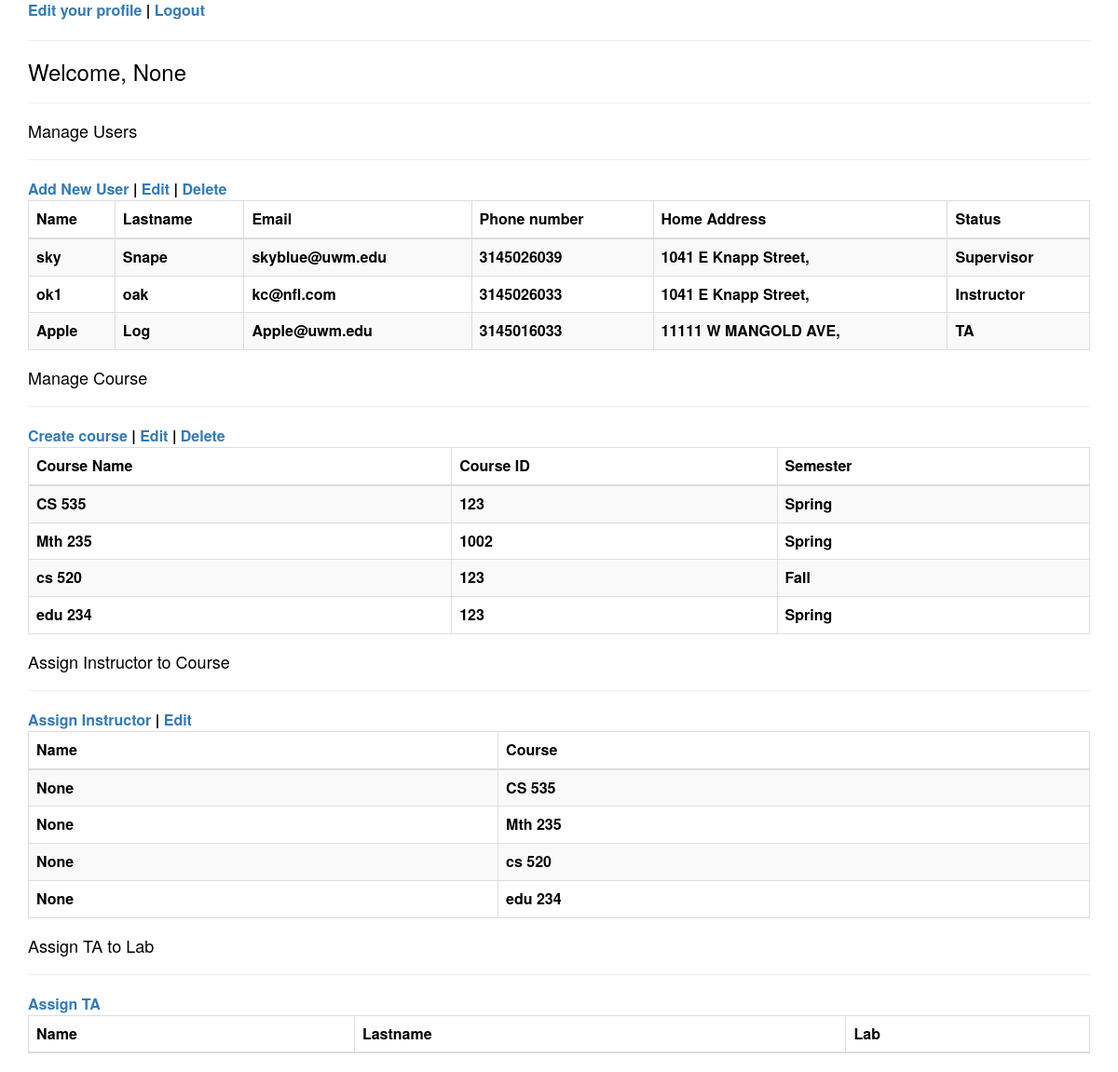
Before: /supervisor/ with the older database file.
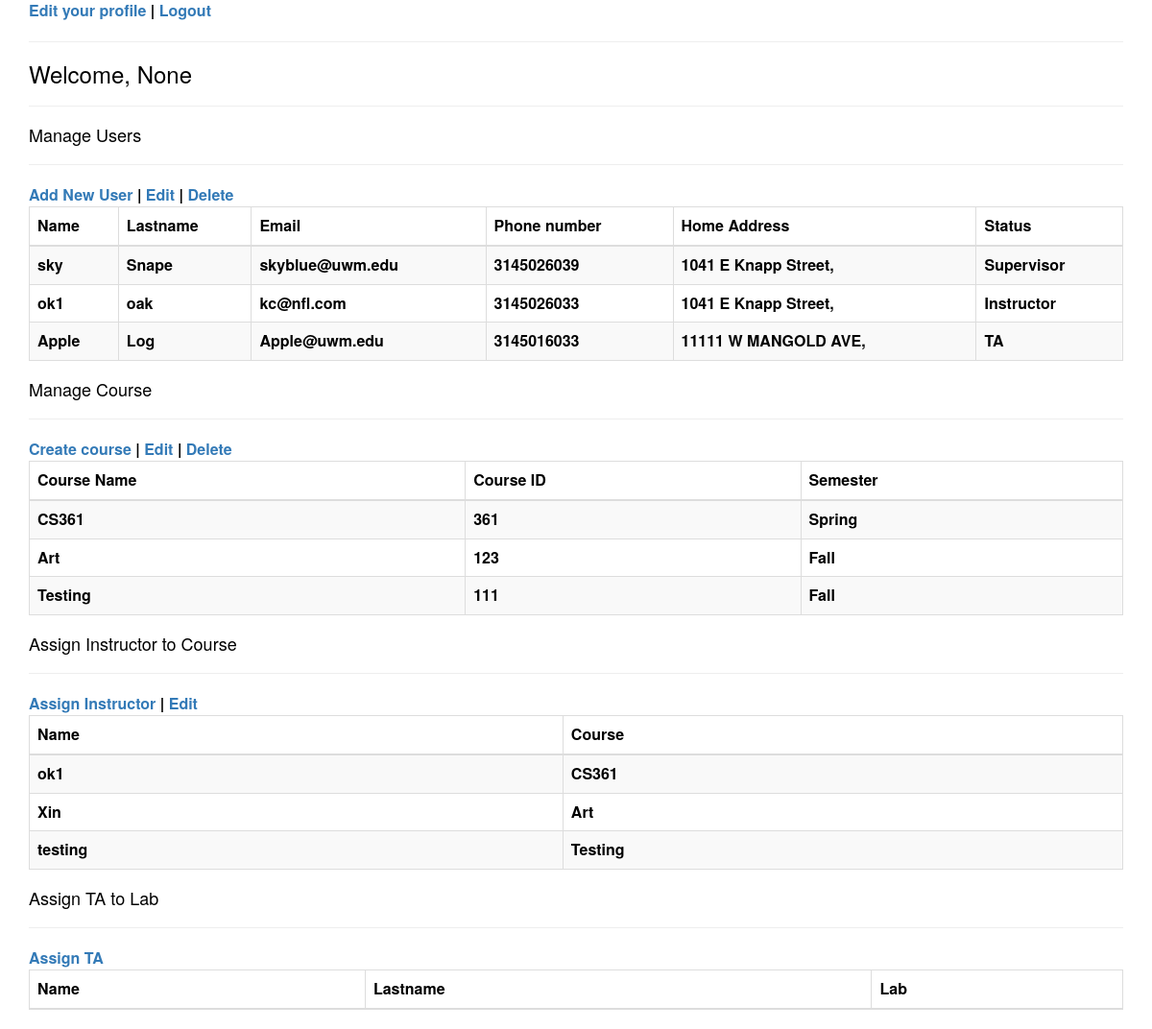
After: the same page with the newer database file.
### TA_Scheduler/models.py (models this page shows)
class Account(models.Model):
    name = models.CharField(max_length=20, null=True)
    lastname = models.CharField(max_length=20, null=True)
    email = models.EmailField(max_length=254, null=True)
    phone_number = models.IntegerField(null=True)
    home_address = models.CharField(max_length=100, null=True)
    password = models.CharField(max_length=20, default="123")
    status = models.CharField(max_length=20, null=True)

class Course(models.Model):
    name = models.CharField(max_length=30)
    cId = models.IntegerField(null=True)
    semester = models.CharField(max_length=20, null=True)
    instructor_name = models.CharField(max_length=20, null=True)

### TA_Scheduler/views.py (the view)
# urls.py: path('supervisor/', AdminView.as_view(), name='supervisor'),
class AdminView(View):
    def get(self, request):
        return render(request, 'AdminP.html', {"accounts": Account.objects.all(),
                                               "courses": Course.objects.all(),
                                               "name": request.session.get("username")})

### templates/AdminP.html (shortened to what this page needs)
<!DOCTYPE html>
<html>
<head>
	<link rel="stylesheet" href="https://maxcdn.bootstrapcdn.com/bootstrap/3.3.5/css/bootstrap.min.css">
</head>
<body>
<div class="container">
	<a href=" ">Edit your profile</a> | <a href="/">Logout</a>
	<hr>
	<h3>Welcome, {{name}} </h3>
	<hr>
    <h4>Manage Users</h4>
	<hr>
	<a href="/newAccount">Add New User</a> | <a href="">Edit</a> | <a href="/delete_account">Delete</a>
	<table class="table class table-bordered table-striped table-hovered">
		<thead>
			<tr>
				<th>Name</th>
                <th>Lastname</th>
				<th>Email</th>
				<th>Phone number</th>
				<th>Home Address</th>
				<th>Status</th>
			</tr>
		</thead>
        <tbody>
            {%for user in accounts %}
            <tr>
				    <td>{{user.name}}</td>
				    <td>{{user.lastname }}</td>
				    <td>{{user.email}}</td>
				    <td>{{user.phone_number}}</td>
                    <td>{{user.home_address}}</td>
                    <td>{{user.status}}</td>
            </tr>
            {%endfor%}
        </tbody>
	</table>
    <h4>Manage Course</h4>
	<hr>
	<a href="/courses">Create course</a> | <a href="">Edit</a> | <a href="/delete_course">Delete</a>
	<table class="table class table-bordered table-striped table-hovered">
		<thead>
			<tr>
				<th>Course Name</th>
                <th>Course ID</th>
				<th>Semester</th>
			</tr>
		</thead>
		<tbody>
		{% for course in courses %}
			<tr>
                <td>{{course.name}}</td>
                <td>{{course.cId}}</td>
                <td>{{course.semester}}</td>
			</tr>
			{%endfor%}
		</tbody>
	</table>
    <h4>Assign Instructor to Course</h4>
	<hr>
	<a href="/assign_instructor_to_course">Assign Instructor</a> | <a href="">Edit</a>
	<table class="table class table-bordered table-striped table-hovered">
		<thead>
			<tr>
				<th>Name</th>
				<th>Course</th>
			</tr>
		</thead>
		<tbody>
		{% for course in courses %}
			<tr>
				<td>{{course.instructor_name}}</td>
				<td>{{course.name}}</td>
			</tr>
        {%endfor%}
		</tbody>
	</table>
    <h4>Assign TA to Lab</h4>
	<hr>
	<a href="/assign_ta_to_lab">Assign TA</a>
	<table class="table class table-bordered table-striped table-hovered">
		<thead>
			<tr>
				<th>Name</th>
                <th>Lastname</th>
				<th>Lab</th>
			</tr>
		</thead>
	</table>
</div>
</body>
</html>

### templates/AdminP.html (style rules this page uses)
body { color:black; font-size:16px; font-weight:bold; background-image: url("http://www.estidia.eu/wp-content/uploads/2018/04/Savin-NY-Website-Background-Web.jpg"); }

Changed rows visible on the page:
removed Course: name "CS 535", cId "123", semester "Spring", instructor_name "None"
removed Course: name "Mth 235", cId "1002", semester "Spring", instructor_name "None"
removed Course: name "cs 520", cId "123", semester "Fall", instructor_name "None"
removed Course: name "edu 234", cId "123", semester "Spring", instructor_name "None"
added Course: name "CS361", cId "361", semester "Spring", instructor_name "ok1"
added Course: name "Art", cId "123", semester "Fall", instructor_name "Xin"
added Course: name "Testing", cId "111", semester "Fall", instructor_name "testing"
